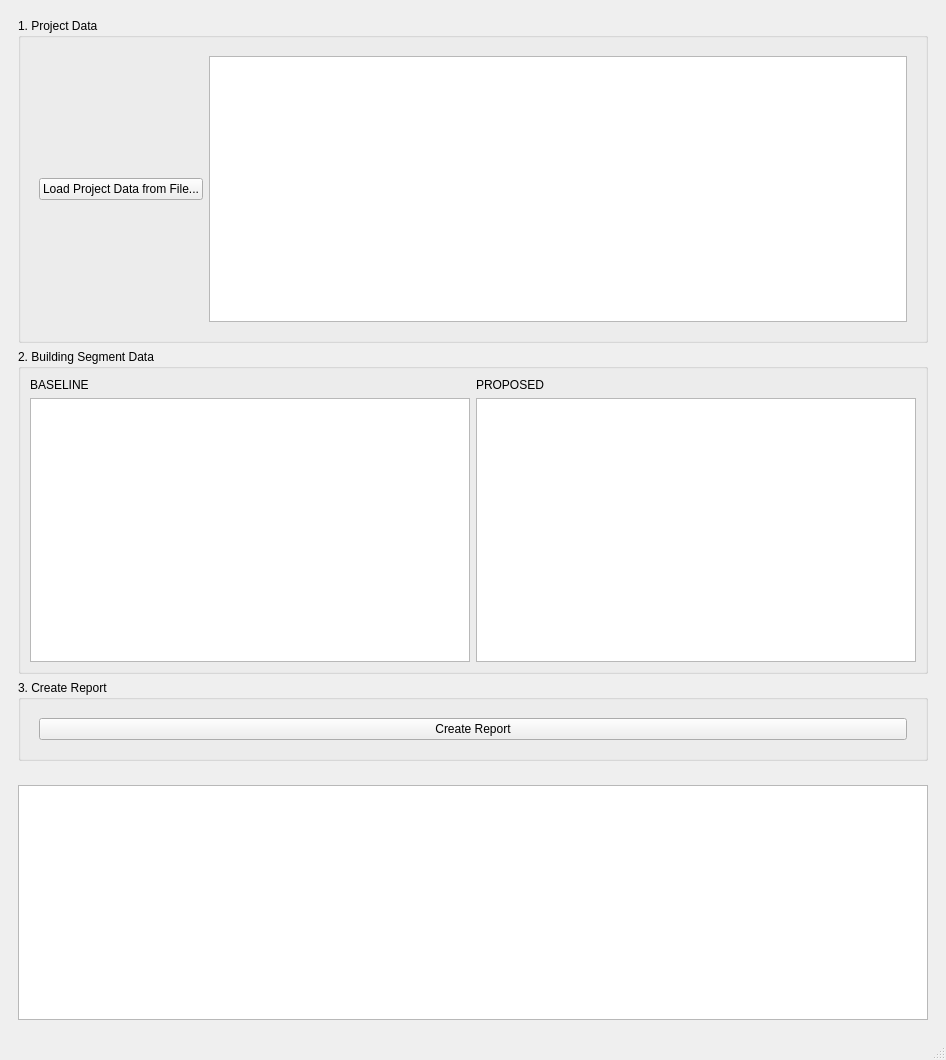
<?xml version="1.0" encoding="UTF-8"?>
<ui version="4.0">
 <class>MainWindow</class>
 <widget class="QMainWindow" name="MainWindow">
  <property name="geometry">
   <rect>
    <x>0</x>
    <y>0</y>
    <width>946</width>
    <height>1060</height>
   </rect>
  </property>
  <property name="windowTitle">
   <string>MainWindow</string>
  </property>
  <widget class="QWidget" name="container_body">
   <layout class="QVBoxLayout" name="verticalLayout" stretch="3,1">
    <item>
     <widget class="QFrame" name="frame_main">
      <property name="frameShape">
       <enum>QFrame::NoFrame</enum>
      </property>
      <property name="frameShadow">
       <enum>QFrame::Raised</enum>
      </property>
      <layout class="QVBoxLayout" name="verticalLayout_2">
       <item>
        <widget class="QGroupBox" name="groupBox">
         <property name="title">
          <string>1. Project Data</string>
         </property>
         <layout class="QVBoxLayout" name="verticalLayout_3">
          <item>
           <widget class="QFrame" name="frame">
            <property name="frameShape">
             <enum>QFrame::NoFrame</enum>
            </property>
            <property name="frameShadow">
             <enum>QFrame::Plain</enum>
            </property>
            <property name="lineWidth">
             <number>0</number>
            </property>
            <layout class="QHBoxLayout" name="horizontalLayout_2">
             <item>
              <widget class="QPushButton" name="pushButton">
               <property name="text">
                <string>Load Project Data from File...</string>
               </property>
              </widget>
             </item>
             <item>
              <widget class="QTreeView" name="tree_view_project">
               <property name="uniformRowHeights">
                <bool>false</bool>
               </property>
               <property name="headerHidden">
                <bool>true</bool>
               </property>
              </widget>
             </item>
            </layout>
           </widget>
          </item>
         </layout>
        </widget>
       </item>
       <item>
        <widget class="QGroupBox" name="groupBox_2">
         <property name="title">
          <string>2. Building Segment Data</string>
         </property>
         <layout class="QGridLayout" name="gridLayout">
          <item row="1" column="0">
           <widget class="QTreeView" name="tree_view_baseline"/>
          </item>
          <item row="1" column="1">
           <widget class="QTreeView" name="tree_view_proposed"/>
          </item>
          <item row="0" column="0">
           <widget class="QLabel" name="label">
            <property name="text">
             <string>BASELINE</string>
            </property>
           </widget>
          </item>
          <item row="0" column="1">
           <widget class="QLabel" name="label_2">
            <property name="text">
             <string>PROPOSED</string>
            </property>
           </widget>
          </item>
         </layout>
        </widget>
       </item>
       <item>
        <widget class="QGroupBox" name="groupBox_3">
         <property name="title">
          <string>3. Create Report</string>
         </property>
         <layout class="QVBoxLayout" name="verticalLayout_4">
          <item>
           <widget class="QFrame" name="frame_create_report">
            <property name="frameShape">
             <enum>QFrame::NoFrame</enum>
            </property>
            <property name="frameShadow">
             <enum>QFrame::Raised</enum>
            </property>
            <layout class="QHBoxLayout" name="horizontalLayout_6">
             <item>
              <widget class="QPushButton" name="pushButton_2">
               <property name="text">
                <string>Create Report</string>
               </property>
              </widget>
             </item>
            </layout>
           </widget>
          </item>
         </layout>
        </widget>
       </item>
      </layout>
     </widget>
    </item>
    <item>
     <widget class="QFrame" name="frame_output">
      <property name="frameShape">
       <enum>QFrame::NoFrame</enum>
      </property>
      <property name="frameShadow">
       <enum>QFrame::Raised</enum>
      </property>
      <layout class="QHBoxLayout" name="horizontalLayout">
       <item>
        <widget class="QTextBrowser" name="textBrowser_output"/>
       </item>
      </layout>
     </widget>
    </item>
   </layout>
  </widget>
  <widget class="QMenuBar" name="menubar">
   <property name="geometry">
    <rect>
     <x>0</x>
     <y>0</y>
     <width>946</width>
     <height>24</height>
    </rect>
   </property>
  </widget>
  <widget class="QStatusBar" name="statusbar"/>
 </widget>
 <resources/>
 <connections/>
</ui>
